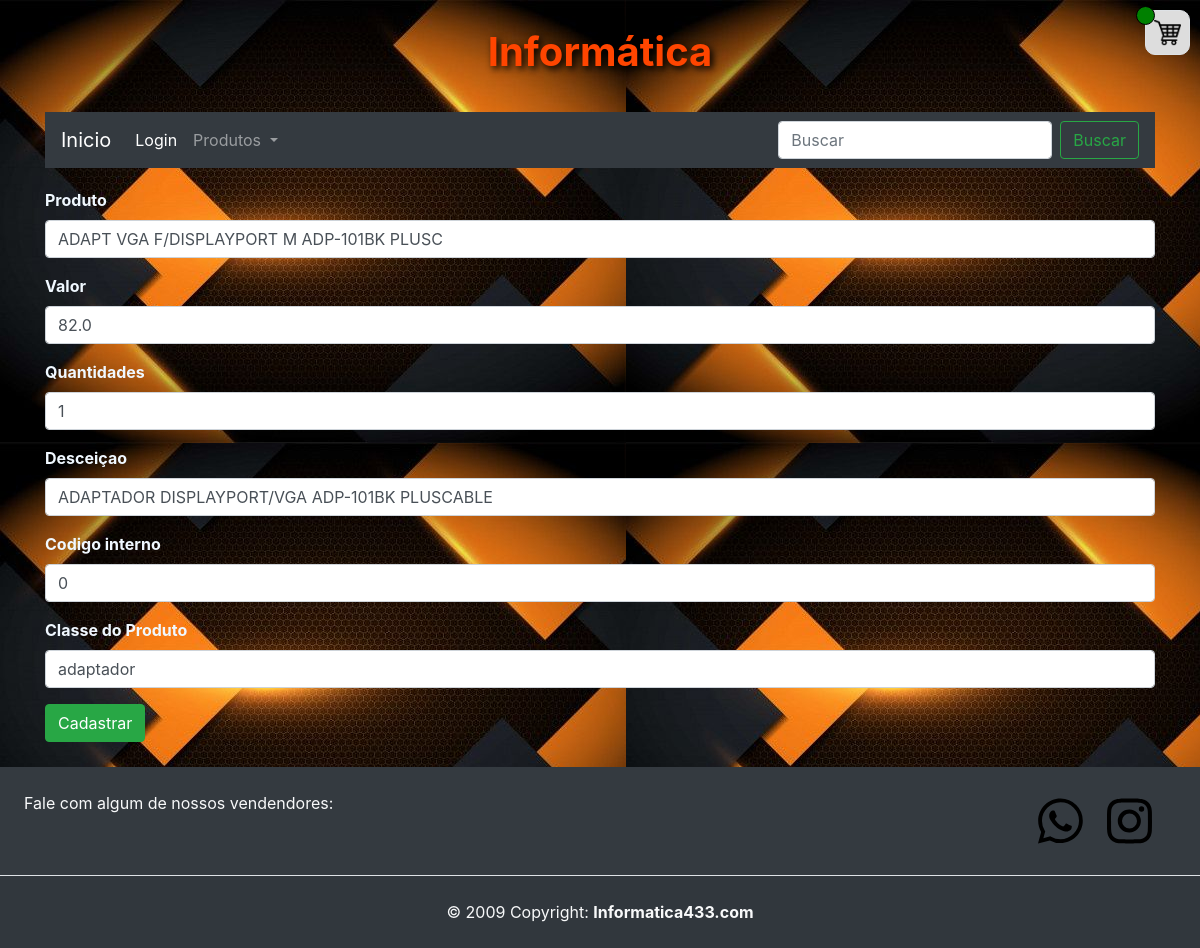
Before: /editar_produto/147 with the older database file.
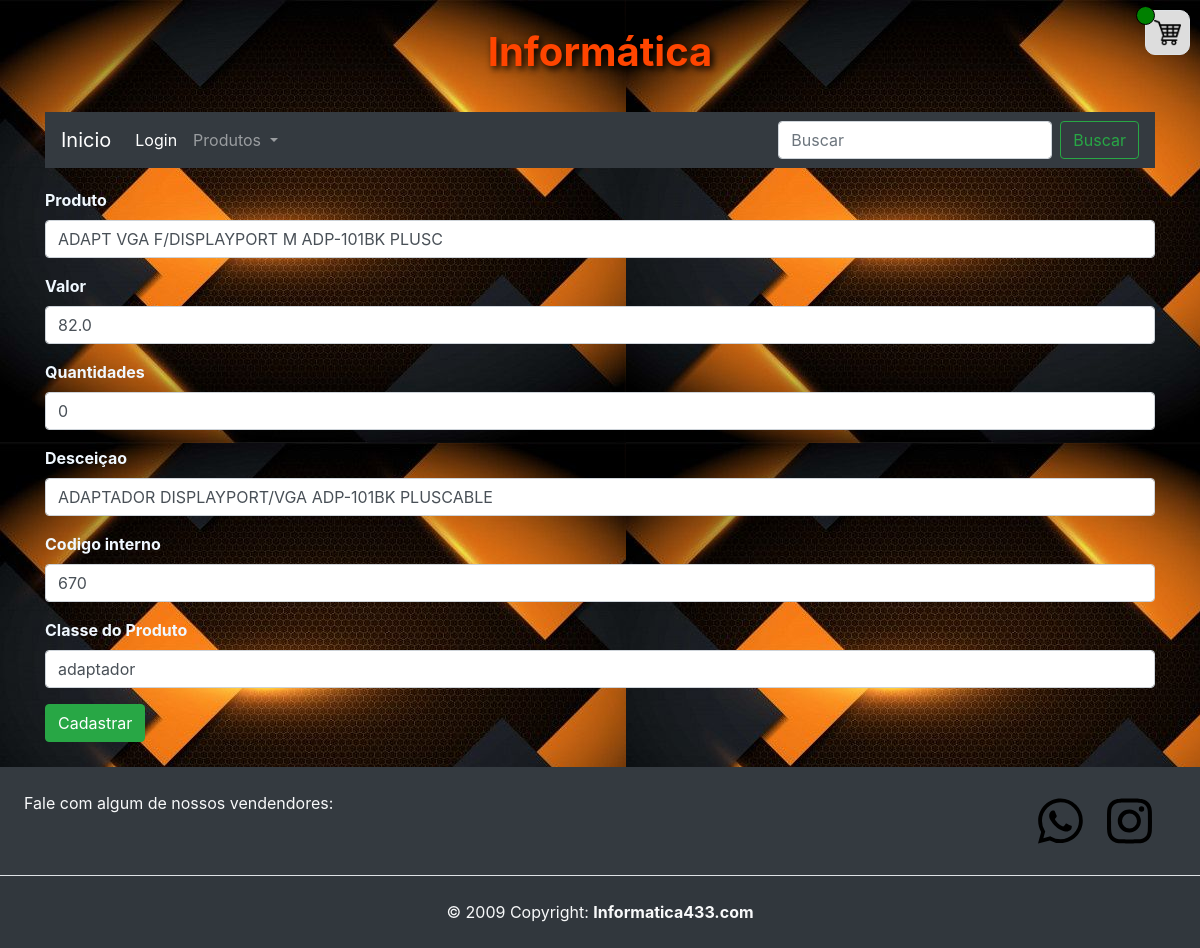
After: the same page with the newer database file.
### aulaGit/models.py (models this page shows)
class Produtos(models.Model):
    id = models.AutoField(primary_key=True)
    produto =  models.TextField(max_length=255)
    valor = models.FloatField()
    descricao = models.TextField(max_length=350)
    link_img = models.TextField(max_length=255)
    quantidades = models.IntegerField()
    classe =  models.TextField(max_length=255)
    codigo_interno = models.IntegerField()

### aulaGit/views.py (the view)
# urls.py: path('editar_produto/<int:id>',views.editar_produto,name="editar_produto"),
def editar_produto(request,id):
    produto = Produtos.objects.get(id=id)
    return render(request,'pg_produtos/editar_produto.html',{"produto":produto,"id":id})

### aulaGit/templates/pg_produtos/editar_produto.html (shortened to what this page needs)
{% extends 'home.html' %}
{% block content %}
<div class="container">
    <form action="{% url 'editado_sucesso' %}" method="POST">
        <div class="mb-3">
            <label for="formText" class="form-label color-label label_text_imput">Produto</label>
            <input class="form-control" type="text" id="formFile" name="produto" required value="{{produto.produto}}">
        </div>
        <div class="mb-3">
            <label for="formText" class="form-label color-label label_text_imput">Valor</label>
            <input class="form-control" type="text" id="formFile" name="valor" required value="{{produto.valor}}">
        </div>
        <div class="mb-3">
            <label for="formText" class="form-label color-label label_text_imput">Quantidades</label>
            <input class="form-control" type="text" id="formFile" name="quantidade" required
                value="{{produto.quantidades}}">
        </div>
        <div class="mb-3">
            <label for="formText" class="form-label color-label label_text_imput">Desceiçao</label>
            <input class="form-control" type="text" id="formFile" name="descricao" required
                value="{{produto.descricao}}">
        </div>
        <div class="mb-3">
            <label for="formText" class="form-label color-label label_text_imput">Codigo interno</label>
            <input class="form-control" type="text" id="formFile" name="codigo_interno" required
                value="{{produto.codigo_interno}}">
        </div>
        <div class="mb-3">
            <label for="formText" class="form-label color-label label_text_imput">Classe do Produto</label>
            <select class="form-control" name="classe">
                <option value="{{produto.classe}}" selected>{{produto.classe}}</option>
            </select>
        </div>
        <button type="submit" class="btn btn-success">Cadastrar</button>
    </form>
</div>
{% endblock %}

Changed rows visible on the page:
changed Produtos "ADAPT VGA F/DISPLAYPORT M ADP-101BK PLUSC": quantidade "1" → "0"; codigo_interno "0" → "670"
